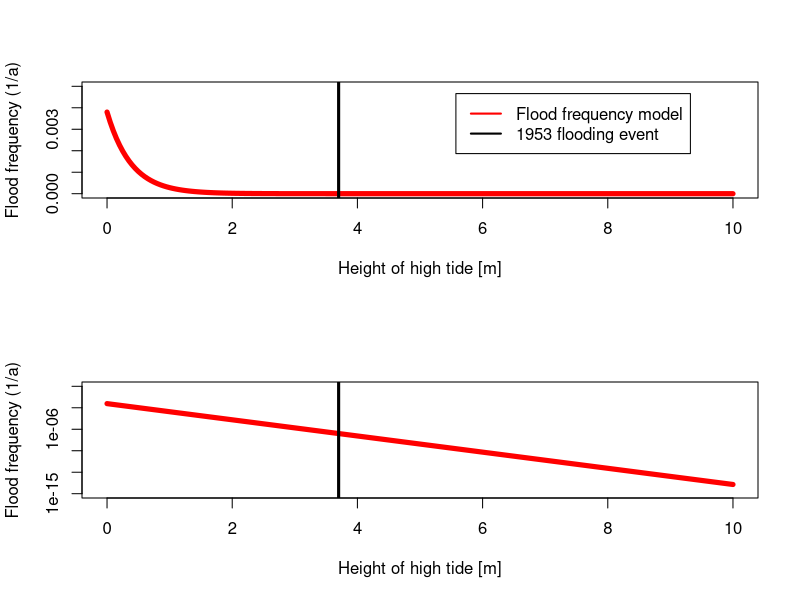
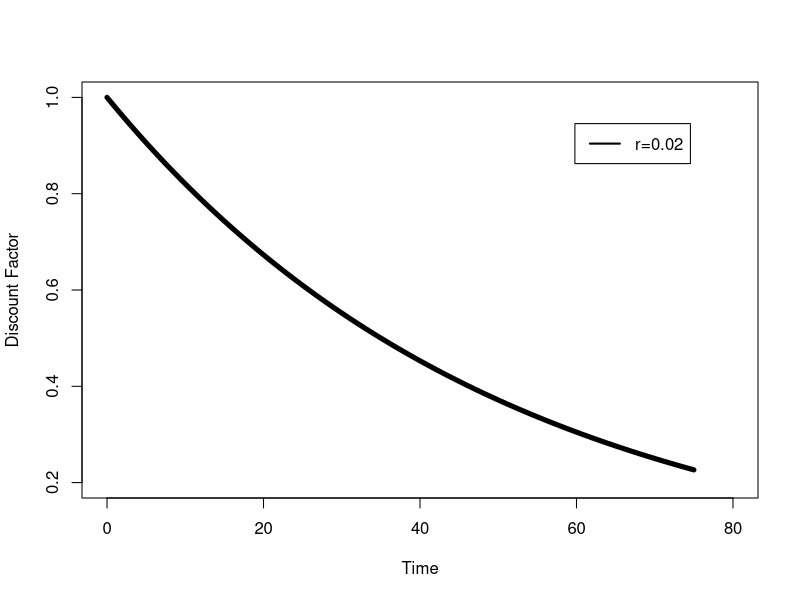
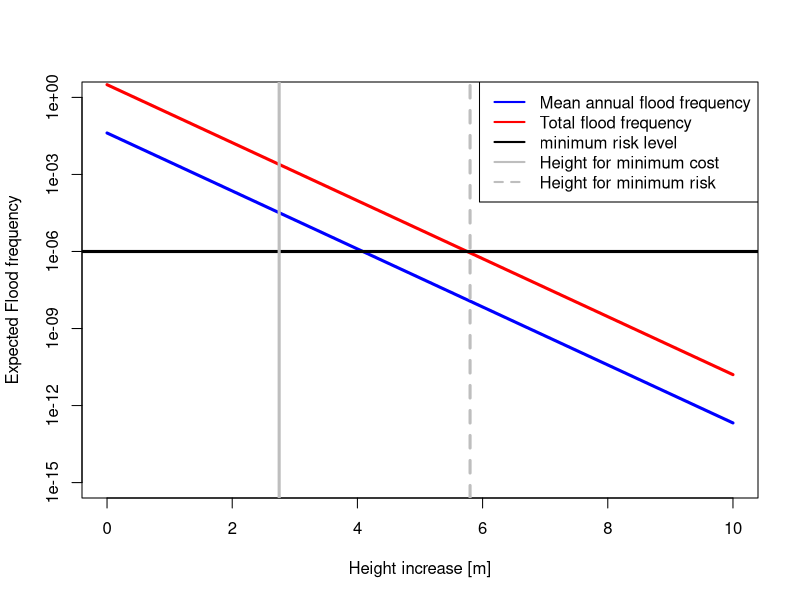
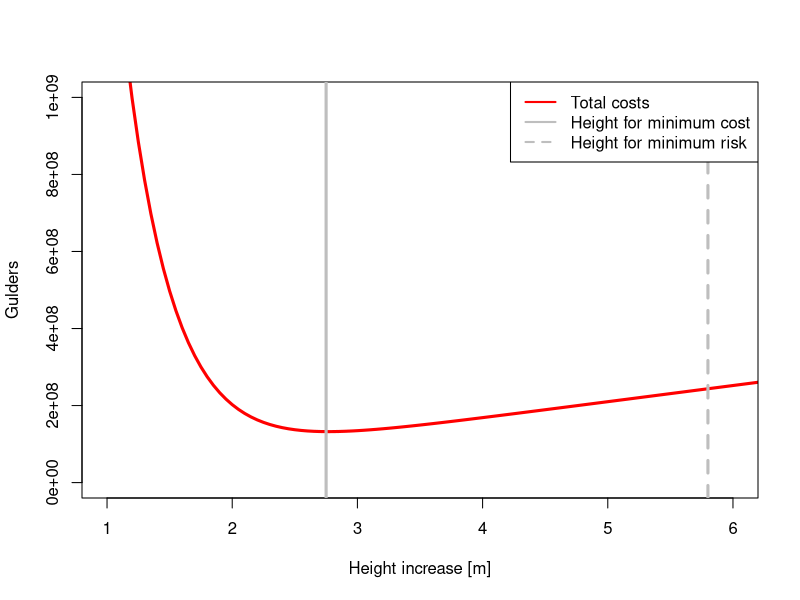

The R script that drew these images, in order:
############################################
##  file: cost-benefit_slr.R
##   R Example of a Sea Level Risk Model
##   - Cost-Benefit analysis of sea wall heightening
##   - Based on: van Dantzig D (1956) Economic Decision Problems for flood prevention. 
##	  Econometrica 24:276-287
######################################################
##  authors: Ryan Sriver and Klaus Keller 
##  (rsriver@psu.edu, klaus@psu.edu)
##  copyright by the authors
##  distributed under the GNU general public license
##  no warranty
##################################################
# version: 2, last changes: March 31, 2012 by rls
##################################################
# how to run:
# - save the file in a directory
# - go to the directory with this file
# - open R
# - type 'source(cost-benefit-slr.R)'
# - open the new pdf files to analyze the results
############################################


# Define parameters as given in van Dantzig
#	- check with Table 4.1 in ref 2

# flood frequency in 1/a at zero height increase
p_zero_p=0.0038

# rate of exponential flood frequency decrease per m height increase
alpha_p=2.6

# costs of flooding in Gulders (include the "factor of two" from the ms
V_p=2e10

# effective discount rate in % per year, this is net of increase in value damages
delta_prime_p=0.02

# costs of heightening per m in gulders.
k_p=4.2e7

# ime horizon to the next revision of the dike (in years), from paper 
T=75

# subsidence rate in m/a, from the paper. Equivalent to 0.7 m per century.
subs_rate=0.01

# Example sea_level rise rate in m/a. Equivalent to 0.9 m per century
sea_level_rate=0.009

# time scale
beta_p=alpha_p*1


# parameters for the probabilistic analysis of SLR

# number of samples
N_SOW=3

# SL_rates in m/a
SL_rate_samples=c(0.003, 0.009, 0.015)


# probabilty of each SOW, assumed so far equally likely
p_SOW=c(1/N_SOW, 1/N_SOW, 1/N_SOW)


# perform simple risk and economic analysis

# case 1: without cosndieration of uncertainty

# determine optimal X: (eq. 6 in paper)
C=(100*p_zero_p*V_p*alpha_p)/((delta_prime_p*100-beta_p)*k_p) *
    (1-exp(-(delta_prime_p*100-beta_p)*T/100)) / 
    (1-exp(-delta_prime_p*100*T/100));

X_analytical=1/alpha_p*log(C)
print(X_analytical)


# case 2:  with uncertainty

# considerd range of Deike heigtening in meters
X=seq(0,10,by=0.05)

# considered time horison, in annual increments
time=seq(0,T,by=1)

# Define variables
 p_exceed=array(NA,dim=c(length(X)))
 costs=array(NA,dim=c(length(X)))
 NPV_expected_losses=array(NA,dim=c(length(X)))
 EV_p_exceed_transient=array(NA,dim=c(length(X)))
 Total_flood_frequency=array(NA,dim=c(length(X)))
 total_costs=array(NA,dim=c(length(X)))

 discount_factor=array(NA, dim=c(length(time)))
 effective_height=array(NA, dim=c(length(X),length(time)))
 p_exceed_transient=array(NA, dim=c(length(X),length(time)))
 NPV_costs_flooding=array(NA, dim=c(length(X),length(time)))

subsidence=subs_rate*time
sea_level_rise=sea_level_rate*time

for(i in 1:length(X)) {
   # analyze for each considered Deike heightening (eq. 1 in paper)
   p_exceed[i]= p_zero_p*exp(-alpha_p*X[i])
   
   for (j in 1:length(time)) {
	
	# analze for each year of the initial time period
	year =j-1
	
	#losses in the future are discounted at the annual net discount rate
	discount_factor[j]=1/(1+delta_prime_p)^year

	#The effective deike height decreases with subsidence and sea-level rise.
	effective_height[i,j]=X[i]-subsidence[j]-sea_level_rise[j]


	# For a stationary flooding frequency, we can evaluate the annual flooding
	#frequency with the old observeations and the new effective height.
	p_exceed_transient[i,j]= p_zero_p*exp(-alpha_p*effective_height[i,j])


	#The net present value of the losses per year are the product of the
	#frequency of flooding per year, the damages per flood, and the discount factor.
	NPV_costs_flooding[i,j]=p_exceed_transient[i,j]*V_p*discount_factor[j]
   }

   #The costs of building the dike increase linearly with respect to height.
   costs[i]=k_p*X[i]

   #The total discounted expected losses are the sum of the discounted expected annual losses.
   NPV_expected_losses[i]=sum(NPV_costs_flooding[i,])
   
   #The average annual flood frequency is the mean the annual flood frequencies.
   EV_p_exceed_transient[i]=mean(p_exceed_transient[i,])

   #The total flood frequency over the life-time of the project is the sum of the flood frequencies,
   #assuminG independence, as in the original paper
   Total_flood_frequency[i]=sum(p_exceed_transient[i,])

   #The total costs that depend on the deike height. Note that the fixed
   #costs of setting up the deike heightening as well as the effects of
   #deike height on costs beyond the time horizon are neglected
   total_costs[i]=costs[i]+NPV_expected_losses[i]

 }

print(X)
print(p_exceed)

print(total_costs)

# find the minimum cost
min_ind=seq(along=total_costs)[total_costs == min(total_costs)]
min_cost_X=X[min_ind]
  print(min_cost_X)


# find de-minimis risk defense
  de_minimis_risk=1e-6  # define minimum risk height

# find height increase corresponding to min cost de-mininis risk defense
  cost=total_costs[1]
  for(i in 1:length(X)) {
    if (Total_flood_frequency[i] < de_minimis_risk  && total_costs[i] < cost) {
      min_cost_de_minimis_X=X[i]
      cost=total_costs[i]
    }
  }

print(min_cost_de_minimis_X)


############################
### Plot up Results
############################

### Plot modeled flooding frequencies 
pdf(file="plot1.pdf")  # write to pdf, define a pdf file to write to
par(mfcol=c(2,1))  # panel plot (2 rows, 1 column)
plot(X,p_exceed,type="l",col="red",
    cex=1.5,ylim=c(0,5e-3), xlim=c(0,10), lwd=5,
    ylab="Flood frequency (1/a)",xlab="Height of high tide [m]"
    )

abline(v=3.7,lwd=3,col="black",lty="solid")

legend(x="topright",
       inset=c(0.1,0.1),
       legend=c("Flood frequency model","1953 flooding event"),
       col=c("red","black"),
       lty=c("solid","solid"),
       lwd=c(2)
       )

plot(X,p_exceed,type="l",col="red",
    cex=1.5,log="y",ylim=c(1e-15,1), xlim=c(0,10), lwd=5,
    ylab="Flood frequency (1/a)",xlab="Height of high tide [m]"
    )

abline(v=3.7,lwd=3,col="black",lty="solid")

dev.off()


### Plot discount factor
pdf(file="plot2.pdf")  # write to pdf, define a pdf file to write to
plot(time,discount_factor,type="l",col="black",
    cex=1.5,ylim=c(0.2,1), xlim=c(0,80), lwd=5,
    ylab="Discount Factor",xlab="Time"
    )

legend(x="topright",
       inset=c(0.1,0.1),
       legend=c("r=0.02"),
       col=c("black"),
       lty=c("solid"),
       lwd=c(2)
       )

dev.off()



### Plot expected flooding frequencies and possible height increases 
###   as determined by cost-benefit analyses
pdf(file="plot3.pdf")  # write to pdf, define a pdf file to write to
plot(X,Total_flood_frequency,type="l",col="red",lwd=3,
    cex=1.5,log="y",ylim=c(1e-15,1.), xlim=c(0,10),
    ylab="Expected Flood frequency",xlab="Height increase [m]"
    )

lines(X,EV_p_exceed_transient,col="blue",lwd=3)
abline(h=1e-6,lwd=3,col="black",lty="solid")
abline(v=X[min_ind],lwd=3,col="gray",lty="solid")
abline(v=min_cost_de_minimis_X,lwd=3,col="gray",lty="dashed")

legend(x="topright",
       inset=c(0.,0.),
       legend=c("Mean annual flood frequency","Total flood frequency","minimum risk level",
	"Height for minimum cost","Height for minimum risk"),
       col=c("blue","red","black","gray","gray"),
       lty=c("solid","solid","solid","solid","dashed"),
       lwd=c(2,2,2,2)
       )

dev.off()


### Results of cost-benefit analysis
pdf(file="plot4.pdf")  # write to pdf, define a pdf file to write to
plot(X,total_costs,type="l",lwd=3,col="red",xlim=c(1,6),ylim=c(0,1e9),
     ylab="Gulders",xlab="Height increase [m]"
     )

abline(v=X[min_ind],lwd=3,col="gray",lty="solid")
abline(v=min_cost_de_minimis_X,lwd=3,col="gray",lty="dashed")

legend(x="topright",
       inset=c(0.,0.),
       legend=c("Total costs",
        "Height for minimum cost","Height for minimum risk"),
       col=c("red","gray","gray"),
       lty=c("solid","solid","dashed"),
       lwd=c(2,2,2)
       )

dev.off()

